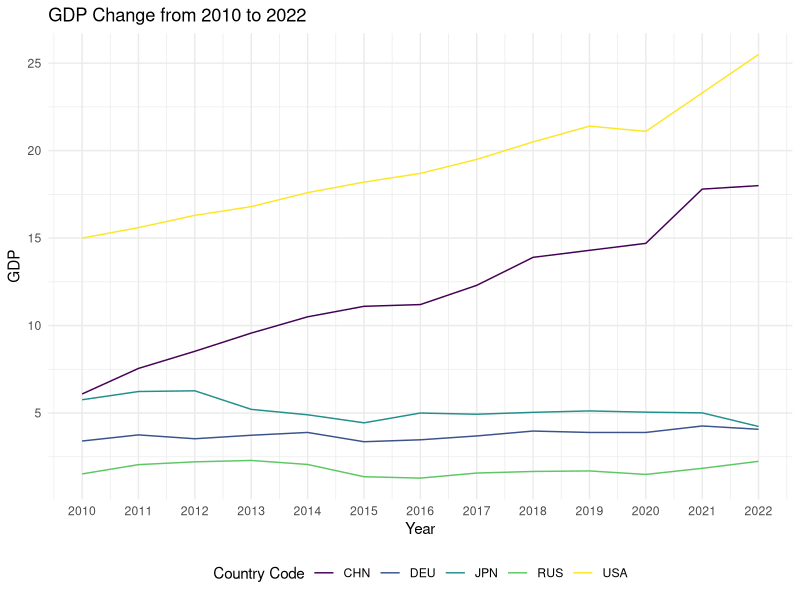
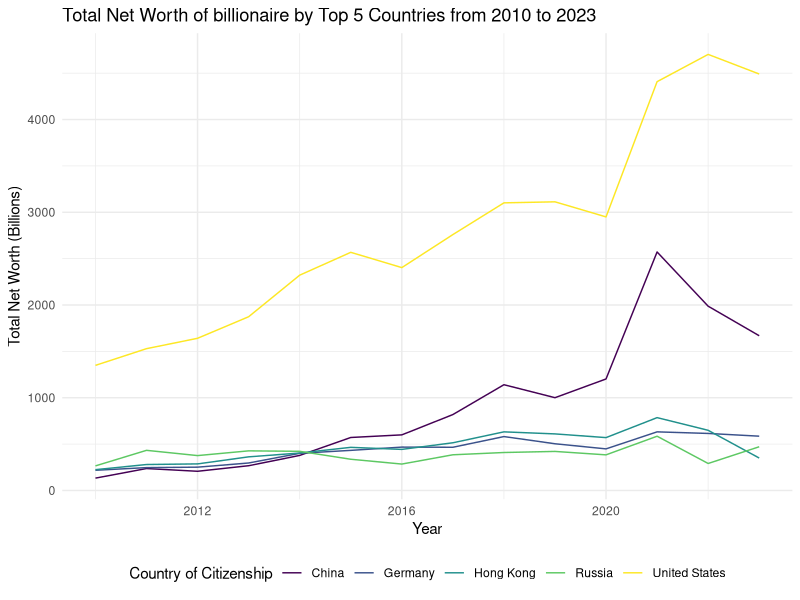
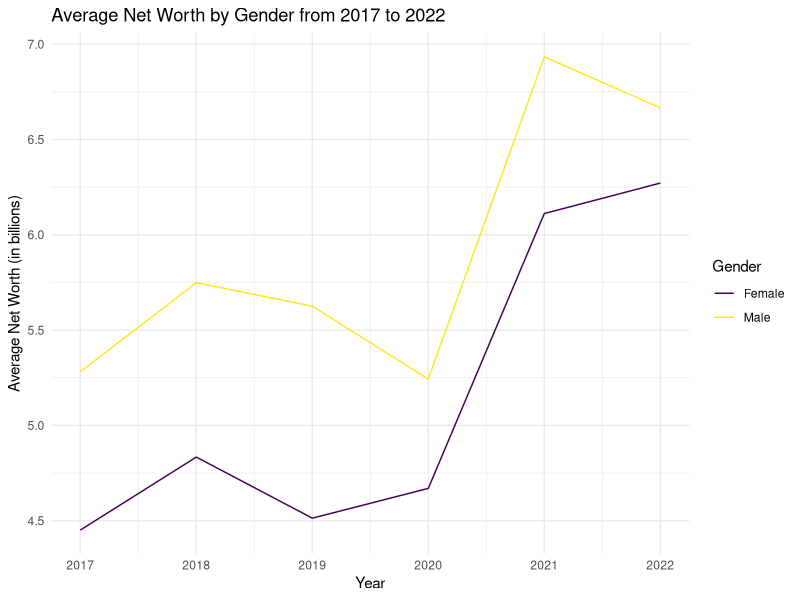
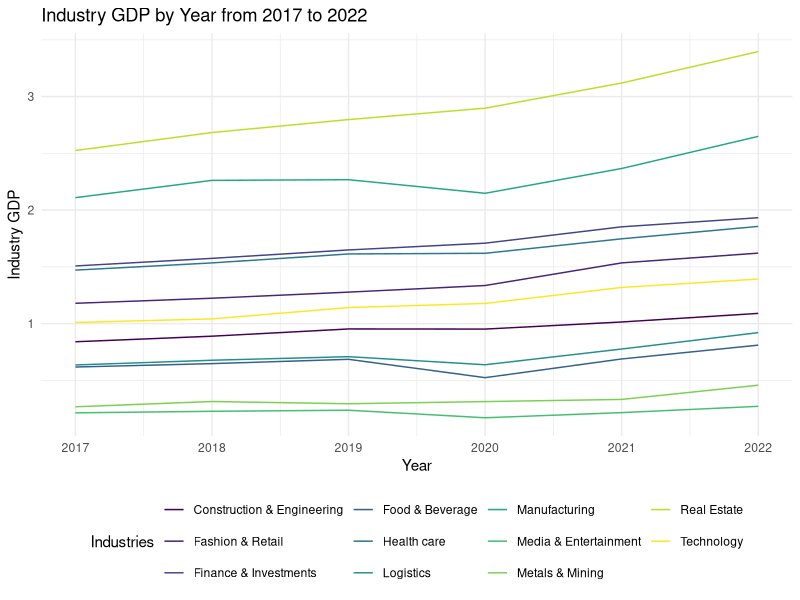
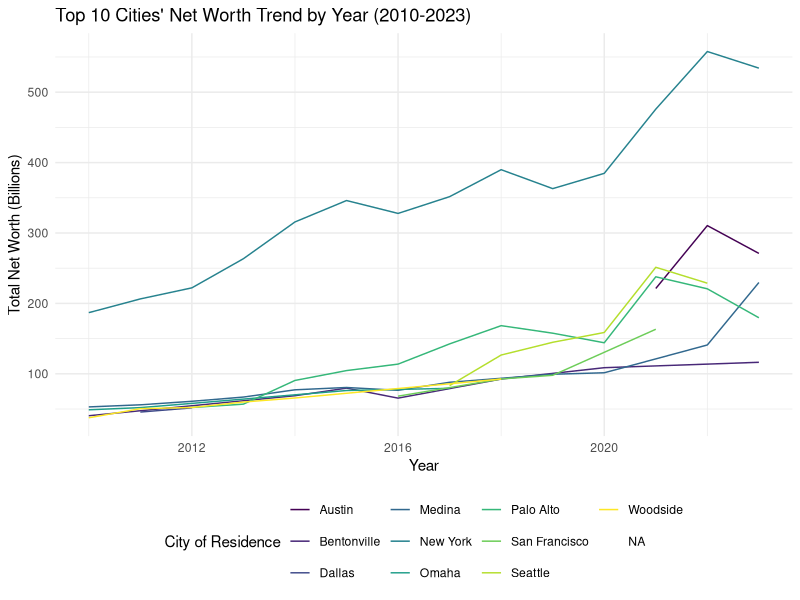
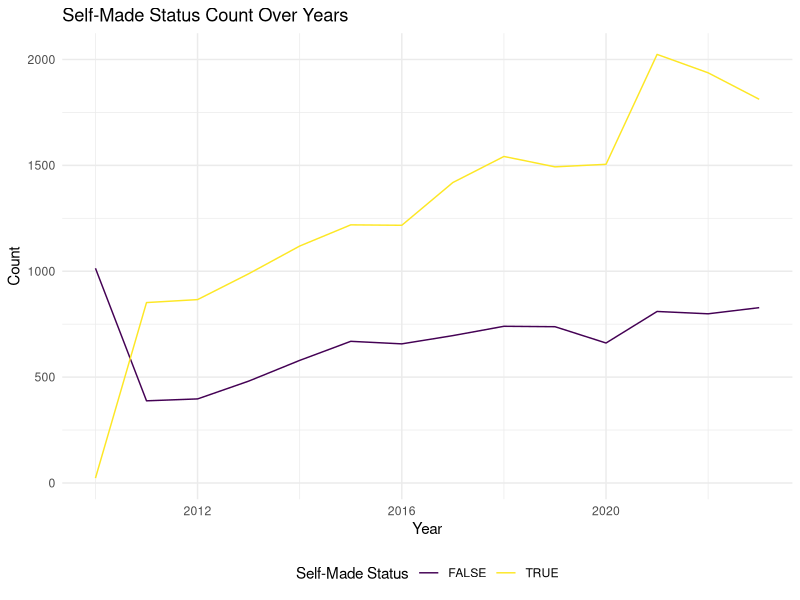
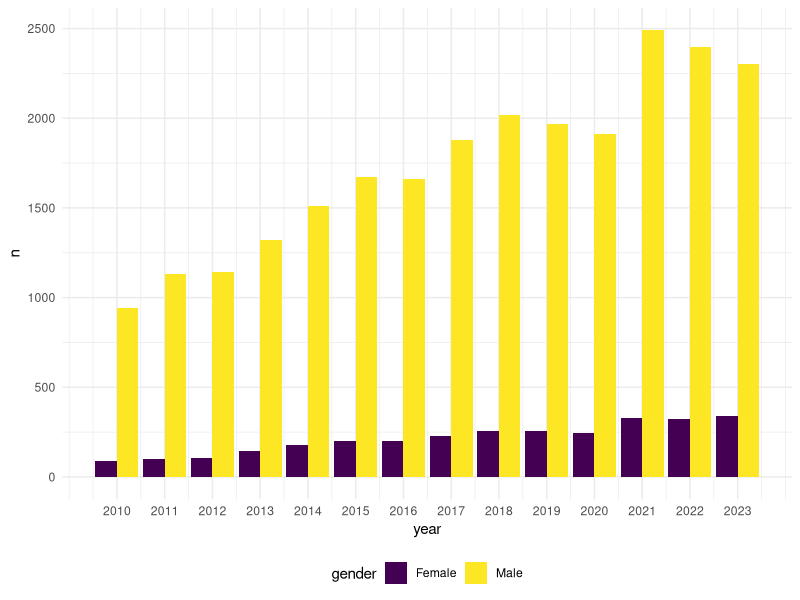
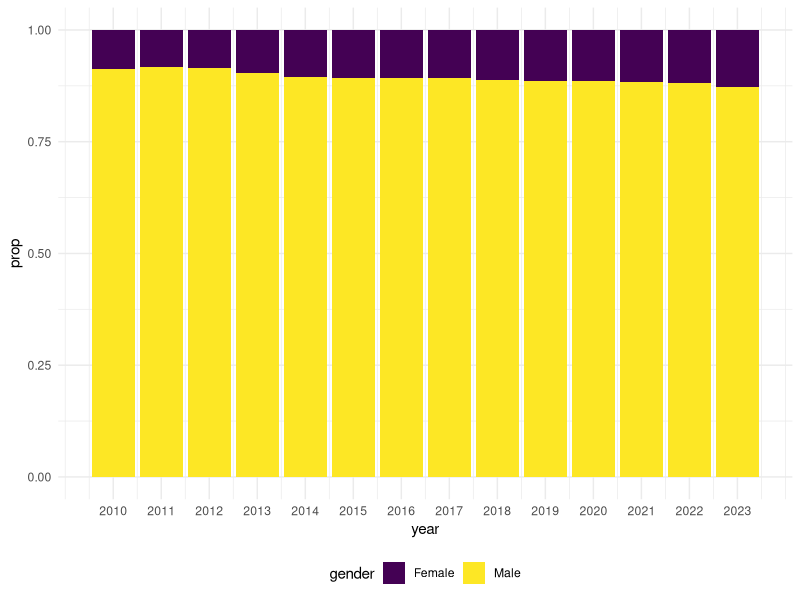

Here is the R script that generated these plots, in order:
## ---- chunk 1
knitr::opts_chunk$set(echo = TRUE, 
                      message = FALSE,
                      warning = FALSE)

library(tidyverse)
library(readxl)
library(dplyr)
library(ggplot2)


options(
  ggplot2.continuous.colour = "viridis",
  ggplot2.continuous.fill = "viridis"
)

scale_colour_discrete = scale_colour_viridis_d
scale_fill_discrete = scale_fill_viridis_d

theme_set(theme_minimal() + theme(legend.position = "bottom"))
## ---- chunk 2
billionaire_gdp_indus_usa <- read.csv("../data/billionaire_gdp_indus_usa.csv")
billionaire_gdp <- read.csv("../data/billionaire_gdp.csv")
gdp <- read.csv("../data/gdp.csv")
## ---- chunk 3
countries <- c("USA", "CHN", "RUS", "JPN", "DEU")

gdp_selected <- 
  gdp[gdp$code %in% countries & gdp$year >= 2010 & gdp$year <= 2022, ]

# draw GDP plot
ggplot(data = gdp_selected, aes(x = year, y = gdp, color = code)) +
  geom_line() +
  labs(title = "GDP Change from 2010 to 2022",
       x = "Year", y = "GDP",
       color = "Country Code") +
  scale_x_continuous(breaks = 2010:2022) 

## ---- chunk 4
data_filtered <- billionaire_gdp %>%
  filter(year >= 2010 & year <= 2023)

# group by country net worth over time 
total_net_worth_by_country <- data_filtered %>%
  group_by(country_of_citizenship) %>%
  summarise(total_net_worth = sum(net_worth, na.rm = TRUE))

# net worth top 5 countries
top_countries <- total_net_worth_by_country %>%
  top_n(5, total_net_worth) %>%
  pull(country_of_citizenship)

top_countries_data <- data_filtered %>%
  filter(country_of_citizenship %in% top_countries)

total_net_worth_by_year_country <- top_countries_data %>%
  group_by(year, country_of_citizenship) %>%
  summarise(total_net_worth = sum(net_worth, na.rm = TRUE))

# plot
ggplot(total_net_worth_by_year_country, aes(x = year, y = total_net_worth, group = country_of_citizenship, color = country_of_citizenship)) +
  geom_line() +
  labs(title = "Total Net Worth of billionaire by Top 5 Countries from 2010 to 2023",
       x = "Year", y = "Total Net Worth (Billions)",
       color = "Country of Citizenship")

## ---- chunk 5

billionaires_filtered <- billionaire_gdp_indus_usa %>%
  filter(year >= 2017 & year <= 2022) %>%
  na.omit()

average_net_worth_by_year_gender <- billionaires_filtered %>%
  group_by(year, gender) %>%
  summarise(average_net_worth = mean(net_worth, na.rm = TRUE))

ggplot(average_net_worth_by_year_gender, aes(x = year, y = average_net_worth, color = gender)) +
  geom_line() +
  theme_minimal() +
  labs(title = "Average Net Worth by Gender from 2017 to 2022",
       x = "Year", y = "Average Net Worth (in billions)",
       color = "Gender")

## ---- chunk 6
data_filtered <- billionaire_gdp_indus_usa %>%
  filter(year >= 2017 & year <= 2022) %>% 
  drop_na(industry_gdp)


average_gdp_by_year_industry <- data_filtered %>%
  group_by(year, industries) %>%
  summarise(average_industry_gdp = mean(industry_gdp, na.rm = TRUE))

average_gdp_by_year_industry |> 
  ggplot(aes(x = year, y = average_industry_gdp, group = industries, color = industries)) +
    geom_line() +
    labs(title = "Industry GDP by Year from 2017 to 2022",
         x = "Year", y = "Industry GDP",
         color = "Industries")

## ---- chunk 7
data_filtered <- billionaire_gdp %>%
  filter(year >= 2010 & year <= 2023, country_of_citizenship == "United States")

net_worth_by_city_year <- data_filtered %>%
  group_by(year, city_of_residence) %>%
  summarise(total_net_worth = sum(net_worth, na.rm = TRUE)) %>%
  ungroup()

# top5
top_cities_by_year <- net_worth_by_city_year %>%
  group_by(year) %>%
  slice_max(order_by = total_net_worth, n = 5) %>%
  ungroup()

ggplot(top_cities_by_year, aes(x = year, y = total_net_worth, group = city_of_residence, color = city_of_residence)) +
  geom_line() +
  theme_minimal() +
  labs(title = "Top 10 Cities' Net Worth Trend by Year (2010-2023)",
       x = "Year", y = "Total Net Worth (Billions)",
       color = "City of Residence") +
  theme(legend.position = "bottom")
## ---- chunk 8

self_made_trend <- billionaire_gdp %>%
  group_by(year, self_made) %>%
  summarise(count = n(), .groups = 'drop')


ggplot(self_made_trend, aes(x = year, y = count, color = self_made, group = self_made)) +
  geom_line() +
  labs(title = "Self-Made Status Count Over Years",
       x = "Year", y = "Count",
       color = "Self-Made Status")

## ---- chunk 9
billionaire_gdp |> 
  drop_na(gender) |> 
  group_by(year, gender) |> 
  summarize(n = n()) |> 
  ggplot(aes(x = year, y = n, fill = gender)) +
  geom_bar(position="dodge", stat="identity") +
  scale_x_continuous(breaks = 2010:2023)
## ---- chunk 10
# scale it to 1 to analyze the proportions
bil_gender_prop <-
  billionaire_gdp|> 
  drop_na(gender) |> 
  group_by(year, gender) |> 
  summarize(n = n()) |> 
  group_by(year) |> 
  mutate(total = sum(n),
         prop = n/ total)

bil_gender_prop |> 
  ggplot(aes(x = year, y = prop, fill = gender))+
  geom_bar(position="stack", stat="identity") +
  scale_x_continuous(breaks = 2010:2023)
  
## ---- chunk 11
billionaire_gdp |> 
  drop_na(industries) |> 
  group_by(year, industries) |> 
  summarize(n = n()) |> 
  ggplot(aes(x = year, y = n, fill = industries)) +
  geom_bar(position="stack", stat="identity") +
  scale_x_continuous(breaks = 2010:2023)
## ---- chunk 12
billionaire_gdp |> 
  group_by(year) |> 
  summarize(ave_net_worth = mean(net_worth)) |> 
  ggplot(aes(x = year, y = ave_net_worth)) +
  geom_line() +
  geom_point() +
  scale_x_continuous(breaks = 2010:2023)
## ---- chunk 13
billionaire_gdp |> 
  drop_na(self_made) |> 
  group_by(year, self_made) |> 
  summarize(n = n()) |> 
  ggplot(aes(x = year, y = n, fill = self_made)) +
  geom_bar(position="dodge", stat="identity") +
  scale_x_continuous(breaks = 2010:2023)
## ---- chunk 14
# scale it to 1 to analyze the proportions
bil_selfmade_prop <-
  billionaire_gdp|> 
  drop_na(self_made) |> 
  group_by(year, self_made) |> 
  summarize(n = n()) |> 
  group_by(year) |> 
  mutate(total = sum(n),
         prop = n/ total)

bil_selfmade_prop |> 
  ggplot(aes(x = year, y = prop, fill = self_made)) +
  geom_bar(position="stack", stat="identity") +
  scale_x_continuous(breaks = 2010:2023)
## ---- chunk 15
billionaire_gdp_indus_usa |> 
  drop_na(industry_gdp) |> 
  group_by(year, industries) |> 
  summarize(n = n()) |> 
  ggplot(aes(x = year, y = n, fill = industries)) +
  geom_bar(position="stack", stat="identity") +
  scale_x_continuous(breaks = 2017:2022)
## ---- chunk 16
bil_us_indus_prop <-
  billionaire_gdp_indus_usa |> 
  drop_na(industry_gdp) |> 
  group_by(year, industries) |> 
  summarize(n = n())|> 
  group_by(year) |> 
  mutate(total = sum(n),
         prop = n / total)

bil_us_indus_prop |> 
  ggplot(aes(x = year, y = prop, fill = industries)) +
  geom_bar(position="stack", stat="identity") +
  scale_x_continuous(breaks = 2017:2022)
